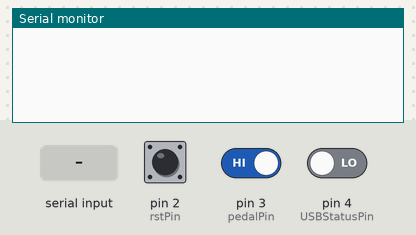
The sketch below on a simulated Arduino Leonardo, built with avr-gcc and run on an emulated ATmega32U4. On the bench: the last lines printed to the serial monitor. The inputs (shaded band) are chosen by the test bench; at power-on: pin 2 (rstPin) HIGH, pin 4 (USBStatusPin) LOW, pin 3 (pedalPin) HIGH. USB keyboard and mouse output is not drawn.

Above: at 1.2 s.
1.3 s: pin 2 (rstPin) pulled LOW for 0.15 s
At 2.6 s:
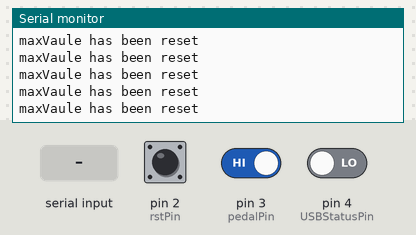
2.9 s: pin 4 (USBStatusPin) driven HIGH
At 3.5 s:
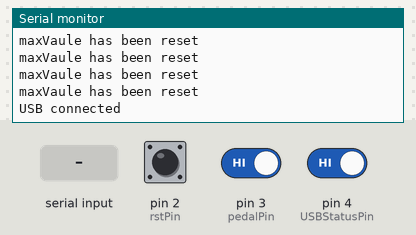
5.9 s: pin 4 (USBStatusPin) driven LOW
At 7.8 s:
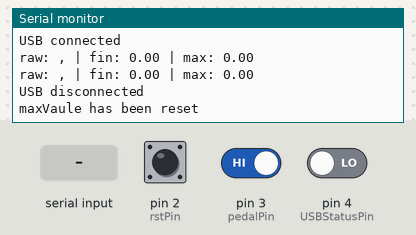
8.4 s: pin 2 (rstPin) driven LOW and pin 3 (pedalPin) driven LOW
At 8.9 s:
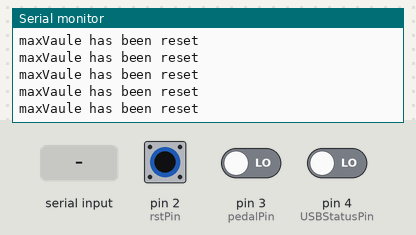

The sketch:

Leonardo_Newtron_no_LCD.ino
```cpp
//
//  Newtron V0.9
//  Arduino Leonardo (without LCD)
//  https://github.com/FabianMPunkt/Newtron
//
//
//  This reads incoming data from Serial1, that is seperated by a " ".
//  it then determines the maximum value
//  when pin3 is pulled low, it sends said value to the connected computer as if it were keyboard presses.


#include "Keyboard.h"

String integString;           //innteger part of the value
String decimString;           //decimal point of the value

float integFloat;
float decimFloat;

float finValue;
float maxValue = 0;

const int pedalPin = 3;
const int USBStatusPin = 4;                 //Connected to pin "SS" on USB Host
bool currentPedalState;
bool lastPedalState;
bool lastUSBStatus;
bool USBStatus;

int rstPin = 2;

void setup() {

  pinMode (pedalPin, INPUT_PULLUP);
  pinMode (rstPin, INPUT_PULLUP);
  pinMode (USBStatusPin, INPUT);

  Serial.begin(9600);
  Serial1.begin(9600);

  Keyboard.begin();

}

void loop() {


  lastUSBStatus = USBStatus;

  USBStatus = digitalRead(USBStatusPin);


  if (lastUSBStatus == LOW && USBStatus == HIGH){     //detects rising edge of USBStatusPin, and clears the screen.

    Serial.println("USB connected");
  }

  if (lastUSBStatus == HIGH && USBStatus == LOW){     //detects falling edge of USBStatusPin, and clears the screen.

    Serial.println("USB disconnected");
    rstMaxValue();
  }


  if (USBStatus) {


    integString = Serial1.readStringUntil(',');       //reads the value before the comma.
    integFloat = integString.toFloat();               //converts String type to Float type
    integFloat = fabsf(integFloat);                   //turns all negative numbers positive


    decimString = Serial1.readStringUntil(' ');       //reads the value after the comma, until the separator " "
    decimFloat = decimString.toFloat();               //converts String type to Float type. the decimal number is now a standalone float variable.
    decimFloat = decimFloat / 10;                     //devides the decimal number by 10.


    finValue = integFloat + decimFloat;               //adds integer number and decimal number.

    if (finValue >= maxValue) {                       //largest value gets saves as "maxValue".
      maxValue = finValue;
    }

        Serial.print("raw: ");
        Serial.print(integString);
        Serial.print(",");
        Serial.print(decimString);
        Serial.print(" | fin: ");
        Serial.print(finValue);
        Serial.print(" | max: ");
        Serial.print(maxValue);
        Serial.println();

    Pedal();

  }
  if (digitalRead(rstPin) == LOW){            //reset "maxValue"
    rstMaxValue();
  }

}


void Pedal() {

  lastPedalState = currentPedalState;         //this is used to determine the falling edge when the pedal is pressed.
  currentPedalState = digitalRead(pedalPin);

  if (lastPedalState == HIGH && currentPedalState == LOW) {

    Serial.println("Pedal has been pressed");

    Keyboard.println(maxValue);
    rstMaxValue();
    delay(300);                             //300ms delay so you cant accidentally press the pedal twice.
  }
}


void rstMaxValue() {
  maxValue = 0;
  Serial.println("maxVaule has been reset");
}
```

Measured:
- after the input at 1.3 s, the serial monitor: prints a new line at once (image 1)
- after the input at 2.9 s, the serial monitor: prints a new line at once (image 2)
- after the input at 5.9 s, the serial monitor: prints a new line after 1.0 s (image 3)
